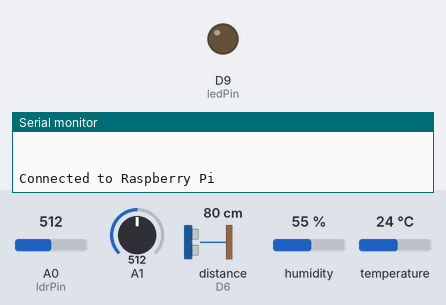
The sketch below on a simulated Arduino MKR. Shown: output pins drawn as LEDs (lit = HIGH), the last lines printed to the serial monitor. Inputs (shaded band) come from the test bench; at power-on: distance to the obstacle (sensor on D6) 80 cm, A0 (ldrPin) = 512, A1 = 512, humidity 55 %, temperature 24 °C. The echo pulse lasts 58.3 µs per cm; WiFi joins after 1.5 s; servers stay silent unless stated.

Above: at 2.7 s.
2.8 s: distance to the obstacle (sensor on D6) set to 7 cm
10.3 s: distance to the obstacle (sensor on D6) set to 4 cm
At 15.5 s:
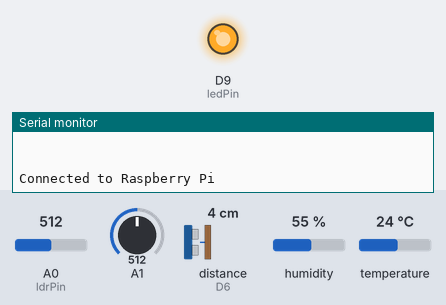
29.8 s: distance to the obstacle (sensor on D6) set to 9 cm
At 36.5 s:
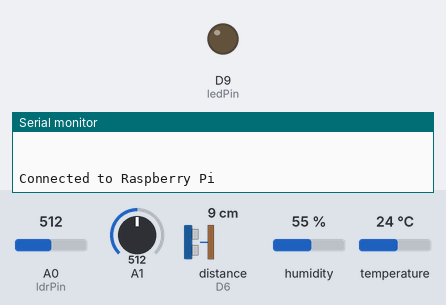
37.3 s: distance to the obstacle (sensor on D6) set to 2 cm
At 43.0 s:
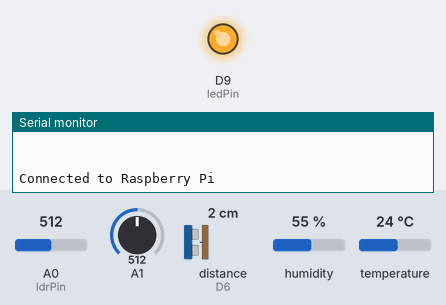
Timing chart, 0 to 44.5 s (numbered marks = the images above; inputs shaded):
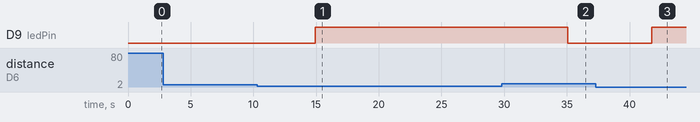

The sketch:

final_project.ino
```cpp
#include <DHT.h>
#include <NewPing.h>
#include <WiFiNINA.h>
char ssid[] = "Sarang";
char pass[] = "12345678";
WiFiClient client;
#define ledPin 9
#define DHTPIN 2        // Pin where the DHT22 is connected
#define DHTTYPE DHT22   // Type of DHT sensor
DHT dht(DHTPIN, DHTTYPE);

NewPing sonar(5, 6); // Trigger (5) and Echo (6) pins for the HC-SR04
int ldrPin = A0;       // LDR sensor pin (analog pin A0)
const int currentSensorPin = A3; // Analog pin where the ACS712 OUT pin is connected

long duration;
float distance;

unsigned long LEDStartTime = 0;
float totalPowerConsumed = 0.0;

bool ledIsOn = false; // Track the LED state

void setup() {
  Serial.begin(9600);
  dht.begin();
  pinMode(ledPin, OUTPUT);
  // Connect to Wi-Fi network
  while (WiFi.begin(ssid, pass) != WL_CONNECTED) {
    Serial.println("Attempting to connect to WiFi...");
    delay(1000);
  }
if (WiFi.status() == WL_CONNECTED) {
    Serial.println("Connected to WiFi");
    Serial.print("IP Address: ");
    Serial.println(WiFi.localIP());
  }
  else {
    Serial.println("Connection failed.");
  }
  Serial.println("Connected to WiFi");
}

void loop() {
  // Read temperature and humidity from the DHT22 sensor
  float temperature = dht.readTemperature();
  float humidity = dht.readHumidity();

  // Read light level from the LDR sensor (0-1023, lower values mean more light)
  int lightLevel = analogRead(ldrPin);
  if (lightLevel > 1000) {
    Serial.println("Bedroom lights turned off ");
  }

  // Read gas value from MQ-2 sensor
  int gasValue = analogRead(A1);
  if (gasValue > 200) {
    Serial.println("CAUTION THERE CAN BE SOME ACCIDENT RISK IN THE KITCHEN");
  }

  // Read distance from the ultrasonic sensor (HC-SR04)
  distance = sonar.ping_cm();
  if (distance < 6) {
    if (!ledIsOn) {
      // Turn on the external LED if it's not already on.
      digitalWrite(ledPin, HIGH);
      LEDStartTime = millis();
      ledIsOn = true;
      Serial.println("Someone has entered the room (LIGHTS TURN ON) ");
    }
  } else {
    if (ledIsOn) {
      // Turn off the external LED if it's not already off.
      digitalWrite(ledPin, LOW);
      // Calculate and accumulate the power consumed while the LED was on.
      unsigned long LEDOnTime = millis() - LEDStartTime;
      // Assuming a 5V supply and the sensitivity of your ACS712 model (185mV/A).
      float LEDPowerConsumed = (LEDOnTime / 1000.0) * (5.0 / 185.0);
      totalPowerConsumed += LEDPowerConsumed;
      ledIsOn = false;
    }
  }

  // Print all sensor readings to the serial monitor.
  Serial.println("Temperature: " + String(temperature) + "°C");
  Serial.println("Humidity: " + String(humidity) + "%");
  Serial.println("Light Level: " + String(lightLevel));
  Serial.println("Distance: " + String(distance) + " cm");
  Serial.println("Gas Value: " + String(gasValue));

  // Print total power consumed
  Serial.print("Total Power Consumed: ");
  Serial.print(totalPowerConsumed, 2); // Display up to two decimal places.
  Serial.println(" W");
  Serial.println(" ");
  Serial.println(" ");

  senddata(lightLevel,gasValue,temperature,humidity,totalPowerConsumed);

  delay(1500); // Delay for 1.5 seconds before taking the next reading
}

void senddata(int value1, int value2,float value3,float value4,float value5) {
  if (client.connect("192.168.156.191", 12346)) {
    // Connected to Raspberry Pi
    Serial.println("Connected to Raspberry Pi");

    // Data to send
    String dataToSend = String(value1) + "," + String(value2)+"," + String(value3)+"," + String(value4)+"," + String(value5);

    // Send the data
    client.println(dataToSend);

    // Close the connection
    client.stop();

    // Wait for a moment before sending more data
    delay(5000);
  } else {
    Serial.println("Connection failed");
}
}
```

Measured:
- the behaviour switches between 6 and 5 cm on distance to the obstacle (sensor on D6) (found by bisection; images 0 and 1)
- after the input at 10.3 s, D9 (ledPin): LOW → HIGH after 4.6 s
- after the input at 29.8 s, D9 (ledPin): HIGH → LOW after 5.3 s
- after the input at 37.3 s, D9 (ledPin): LOW → HIGH after 4.5 s
